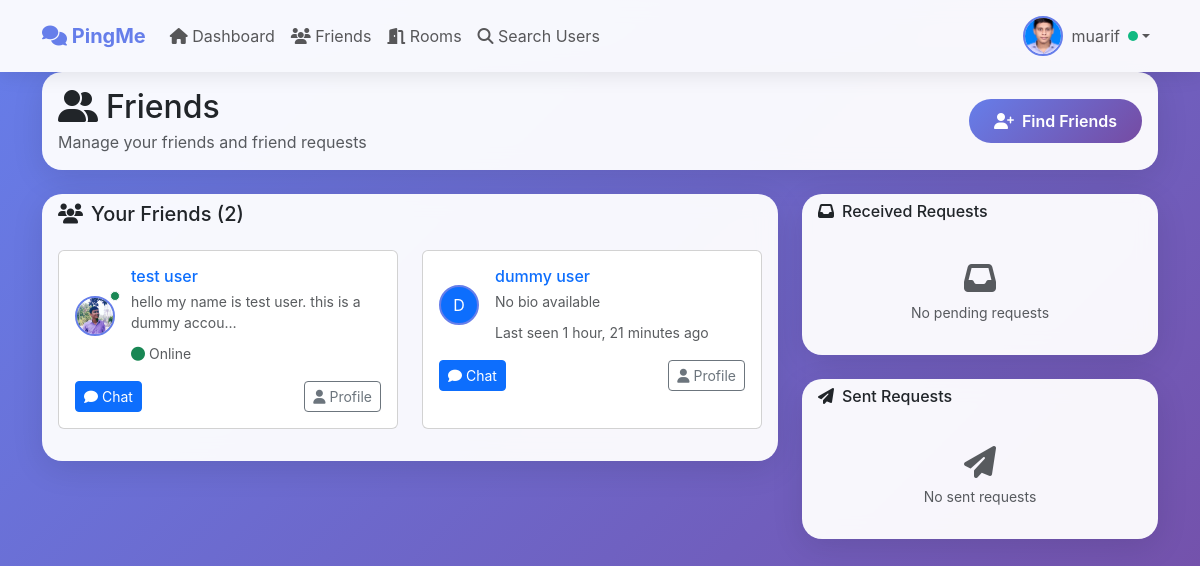
Screenshot of /friends/ (signed in) with the database file from the repository.
### chat/models.py (models this page shows, shortened)
class UserProfile(models.Model):
    user = models.OneToOneField(User, on_delete=models.CASCADE, related_name="profile")
    date_of_birth = models.DateField(null=True, blank=True)
    profile_photo = models.ImageField(
        upload_to='profile_photos/',
        null=True,
        blank=True,
        default=None,
        help_text="Upload your profile photo"
    )
    bio = models.TextField(blank=True)
    location = models.CharField(max_length=100, blank=True)
    last_activity = models.DateTimeField(auto_now=True)
    online = models.BooleanField(default=False)
    created_at = models.DateTimeField(auto_now_add=True)
    updated_at = models.DateTimeField(auto_now=True)
    friends = models.ManyToManyField(
        'self',
        through='Friendship',
        through_fields=('from_user', 'to_user'),
        symmetrical=False
    )
    def get_friends(self):
        return UserProfile.objects.filter(
            Q(friend_requests_sent__to_user=self, friend_requests_sent__status='accepted') |
            Q(friend_requests_received__from_user=self, friend_requests_received__status='accepted')
        ).distinct()
    class Meta:
        verbose_name = "User Profile"
        verbose_name_plural = "User Profiles"

### chat/views.py (the view)
# urls.py: path('friends/', views.friends_list, name='friends_list'),
@login_required
def friends_list(request):
    friends = request.user.profile.get_friends()
    pending_sent = Friendship.objects.filter(
        from_user=request.user.profile,
        status='pending'
    )
    pending_received = Friendship.objects.filter(
        to_user=request.user.profile,
        status='pending'
    )
    context = {
        'friends': friends,
        'pending_sent': pending_sent,
        'pending_received': pending_received
    }
    return render(request, 'chat/friends.html', context)

### chat/templates/chat/friends.html (shortened to what this page needs)
{% extends 'base.html' %}
{% block content %}
<div class="row">
    <div class="col-12 mb-4">
        <div class="card card-custom">
            <div class="card-body">
                <div class="d-flex justify-content-between align-items-center">
                    <div>
                        <h2 class="mb-1">
                            <i class="fas fa-user-friends me-2"></i>Friends
                        </h2>
                        <p class="text-muted mb-0">Manage your friends and friend requests</p>
                    </div>
                    <a href="{% url 'search_users' %}" class="btn btn-custom">
                        <i class="fas fa-user-plus me-2"></i>Find Friends
                    </a>
                </div>
            </div>
        </div>
    </div>
</div>
<div class="row">
    <div class="col-lg-8 mb-4">
        <div class="card card-custom">
            <div class="card-header bg-transparent border-0">
                <h5 class="mb-0">
                    <i class="fas fa-users me-2"></i>Your Friends ({{ friends.count }})
                </h5>
            </div>
            <div class="card-body">
                {% if friends %}
                    <div class="row">
                        {% for friend in friends %}
                        <div class="col-md-6 mb-3">
                            <div class="card h-100">
                                <div class="card-body">
                                    <div class="d-flex align-items-center">
                                        <div class="position-relative me-3">
                                            {% if friend.profile_photo %}
                                                <img src="{{ friend.profile_photo.url }}"
                                                     class="user-avatar" alt="Avatar">
                                            {% else %}
                                                <div class="user-avatar bg-primary d-flex align-items-center justify-content-center text-white">
                                                    {{ friend.user.username|first|upper }}
                                                </div>
                                            {% endif %}
                                            {% if friend.online %}
                                                <span class="position-absolute top-0 start-100 translate-middle p-1 bg-success border border-light rounded-circle">
                                                </span>
                                            {% endif %}
                                        </div>
                                        <div class="flex-grow-1">
                                            <h6 class="mb-1">
                                                <a href="{% url 'user_profile' friend.user.id %}"
                                                   class="text-decoration-none">
                                                    {{ friend.user.get_full_name|default:friend.user.username }}
                                                </a>
                                            </h6>
                                            <p class="text-muted small mb-2">
                                                {% if friend.bio %}
                                                    {{ friend.bio|truncatechars:50 }}
                                                {% else %}
                                                    No bio available
                                                {% endif %}
                                            </p>
                                            <small class="text-muted">
                                                {% if friend.online %}
                                                    <i class="fas fa-circle text-success me-1"></i>Online
                                                {% else %}
                                                    Last seen {{ friend.last_activity|timesince }} ago
                                                {% endif %}
                                            </small>
                                        </div>
                                    </div>
                                    <div class="mt-3 d-flex justify-content-between">
                                        <a href="{% url 'private_chat' friend.user.id %}"
                                           class="btn btn-sm btn-primary">
                                            <i class="fas fa-comment me-1"></i>Chat
                                        </a>
                                        <a href="{% url 'user_profile' friend.user.id %}"
                                           class="btn btn-sm btn-outline-secondary">
                                            <i class="fas fa-user me-1"></i>Profile
                                        </a>
                                    </div>
                                </div>
                            </div>
                        </div>
                        {% endfor %}
                    </div>
                {% endif %}
            </div>
        </div>
    </div>
    <div class="col-lg-4">
        <div class="card card-custom mb-4">
            <div class="card-header bg-transparent border-0 d-flex justify-content-between align-items-center">
                <h6 class="mb-0">
                    <i class="fas fa-inbox me-2"></i>Received Requests
                </h6>
            </div>
            <div class="card-body">
                {% if pending_received %}
                    {% for friendship in pending_received %}
                    <div class="d-flex align-items-center mb-3 p-2 border rounded friend-request-item">
                        <div class="me-3">
                            {% if friendship.from_user.profile_photo %}
                                <img src="{{ friendship.from_user.profile_photo.url }}"
                                     class="rounded-circle" style="width: 35px; height: 35px;" alt="Avatar">
                            {% else %}
                                <div class="rounded-circle bg-secondary d-flex align-items-center justify-content-center text-white"
                                     style="width: 35px; height: 35px; font-size: 14px;">
                                    {{ friendship.from_user.user.username|first|upper }}
                                </div>
                            {% endif %}
                        </div>
                        <div class="flex-grow-1">
                            <h6 class="mb-1 small">
                                {{ friendship.from_user.user.get_full_name|default:friendship.from_user.user.username }}
                            </h6>
                            <small class="text-muted">{{ friendship.created_at|timesince }} ago</small>
                        </div>
                        <div class="btn-group-vertical btn-group-sm">
                            <button class="btn btn-success btn-sm friend-request-btn"
                                    data-friendship-id="{{ friendship.id }}"
                                    data-action="accept"
                                    style="font-size: 0.7rem; padding: 2px 5px;">
                                <i class="fas fa-check"></i>
                            </button>
                            <button class="btn btn-danger btn-sm mt-1 friend-request-btn"
                                    data-friendship-id="{{ friendship.id }}"
                                    data-action="reject"
                                    style="font-size: 0.7rem; padding: 2px 5px;">
                                <i class="fas fa-times"></i>
                            </button>
                        </div>
                    </div>
                    {% endfor %}
                {% else %}
                    <div class="text-center py-3 empty-state">
                        <i class="fas fa-inbox fa-2x text-muted mb-2"></i>
                        <p class="text-muted small mb-0">No pending requests</p>
                    </div>
                {% endif %}
            </div>
        </div>
        <div class="card card-custom">
            <div class="card-header bg-transparent border-0 d-flex justify-content-between align-items-center">
                <h6 class="mb-0">
                    <i class="fas fa-paper-plane me-2"></i>Sent Requests
                </h6>
            </div>
            <div class="card-body">
                {% if pending_sent %}
                    {% for friendship in pending_sent %}
                    <div class="d-flex align-items-center mb-3 p-2 border rounded">
                        <div class="me-3">
                            {% if friendship.to_user.profile_photo %}
                                <img src="{{ friendship.to_user.profile_photo.url }}"
                                     class="rounded-circle" style="width: 35px; height: 35px;" alt="Avatar">
                            {% else %}
                                <div class="rounded-circle bg-info d-flex align-items-center justify-content-center text-white"
                                     style="width: 35px; height: 35px; font-size: 14px;">
                                    {{ friendship.to_user.user.username|first|upper }}
                                </div>
                            {% endif %}
                        </div>
                        <div class="flex-grow-1">
                            <h6 class="mb-1 small">
                                {{ friendship.to_user.user.get_full_name|default:friendship.to_user.user.username }}
                            </h6>
                            <small class="text-muted">{{ friendship.created_at|timesince }} ago</small>
                        </div>
                        <span class="badge bg-warning">Pending</span>
                    </div>
                    {% endfor %}
                {% else %}
                    <div class="text-center py-3">
                        <i class="fas fa-paper-plane fa-2x text-muted mb-2"></i>
                        <p class="text-muted small mb-0">No sent requests</p>
                    </div>
                {% endif %}
            </div>
        </div>
    </div>
</div>
{% endblock %}

### chat/templates/base.html (shortened to what this page needs)
<!DOCTYPE html>
<html lang="en">
<head>
    <link href="https://cdnjs.cloudflare.com/ajax/libs/bootstrap/5.3.0/css/bootstrap.min.css" rel="stylesheet">
    <link href="https://cdnjs.cloudflare.com/ajax/libs/font-awesome/6.4.0/css/all.min.css" rel="stylesheet">
</head>
<body>
    {% if user.is_authenticated %}
    <nav class="navbar navbar-expand-lg navbar-custom fixed-top">
        <div class="container">
            <a class="navbar-brand" href="{% url 'dashboard' %}">
                <i class="fas fa-comments"></i> PingMe
            </a>
            <div class="collapse navbar-collapse" id="navbarNav">
                <ul class="navbar-nav me-auto">
                    <li class="nav-item">
                        <a class="nav-link" href="{% url 'dashboard' %}">
                            <i class="fas fa-home"></i> Dashboard
                        </a>
                    </li>
                    <li class="nav-item">
                        <a class="nav-link" href="{% url 'friends_list' %}">
                            <i class="fas fa-users"></i> Friends
                        </a>
                    </li>
                    <li class="nav-item">
                        <a class="nav-link" href="{% url 'room_list' %}">
                            <i class="fas fa-door-open"></i> Rooms
                        </a>
                    </li>
                    <li class="nav-item">
                        <a class="nav-link" href="{% url 'search_users' %}">
                            <i class="fas fa-search"></i> Search Users
                        </a>
                    </li>
                </ul>
                <ul class="navbar-nav">
                    <li class="nav-item dropdown">
                        <a class="nav-link dropdown-toggle d-flex align-items-center" href="#" role="button" data-bs-toggle="dropdown">
                            {% if user.profile.profile_photo %}
                                <img src="{{ user.profile.profile_photo.url }}" class="user-avatar me-2" alt="Avatar">
                            {% else %}
                                <i class="fas fa-user-circle fs-4 me-2"></i>
                            {% endif %}
                            {{ user.username }}
                            {% if user.profile.online %}
                                <span class="online-indicator ms-2"></span>
                            {% endif %}
                        </a>
                    </li>
                </ul>
            </div>
        </div>
    </nav>
    {% endif %}
    <main class="{% if user.is_authenticated %}mt-5 pt-4{% endif %}">
        <div class="container">
            {% block content %}{% endblock %}
        </div>
    </main>
</body>
</html>

### chat/templates/base.html (style rules this page uses)
:root { --primary-color: #667eea; --secondary-color: #764ba2; --success-color: #10b981; --danger-color: #ef4444; --warning-color: #f59e0b; --info-color: #3b82f6; --dark-color: #1f2937; --light-color: #f9fafb; }
body { background: linear-gradient(135deg, var(--primary-color) 0%, var(--secondary-color) 100%); min-height: 100vh; font-family: 'Inter', -apple-system, BlinkMacSystemFont, sans-serif; }
.navbar-custom { background: rgba(255, 255, 255, 0.95); backdrop-filter: blur(10px); box-shadow: 0 2px 20px rgba(0, 0, 0, 0.1); }
.navbar-brand { font-weight: 700; color: var(--primary-color) !important; }
.card-custom { background: rgba(255, 255, 255, 0.95); backdrop-filter: blur(10px); border: none; border-radius: 20px; box-shadow: 0 8px 32px rgba(0, 0, 0, 0.1); transition: transform 0.3s ease, box-shadow 0.3s ease; }
.btn-custom { background: linear-gradient(135deg, var(--primary-color) 0%, var(--secondary-color) 100%); border: none; border-radius: 25px; color: white; font-weight: 600; padding: 10px 25px; transition: all 0.3s ease; }
.online-indicator { width: 10px; height: 10px; background: var(--success-color); border-radius: 50%; display: inline-block; animation: pulse 2s infinite; }
.user-avatar { width: 40px; height: 40px; border-radius: 50%; object-fit: cover; border: 2px solid var(--primary-color); }

### rows the page displays
UserProfile: profile_photo (picture), online True (drawn), user.get_full_name "test user", bio "hello my name is test user. this is a dummy accou…"
UserProfile: user.username|first "D", user.get_full_name "dummy user", bio "No bio available", last_activity "1 hour, 21 minutes"

### other values shown
{{ user.username }} "muarif"
{{ friends.count }} "2"
